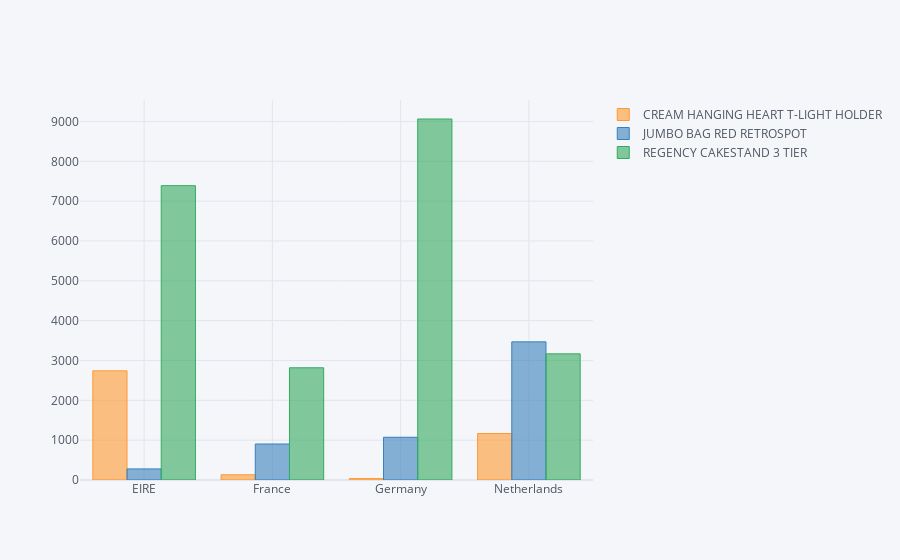

This figure's notebook cell:
### Code cell
df5.iplot(kind="bar")

### Figure 1 — Plotly figure (JSON) as saved in the notebook; plotly's stock layout.template omitted (floating-point values rounded to 4 significant figures)
{"data": [{"marker": {"color": "rgba(255, 153, 51, 0.6)", "line": {"color": "rgba(255, 153, 51, 1.0)", "width": 1}}, "name": "CREAM HANGING HEART T-LIGHT HOLDER", "orientation": "v", "text": "", "type": "bar", "x": ["EIRE", "France", "Germany", "Netherlands"], "y": [2741.0, 131.8, 35.4, 1167]}, {"marker": {"color": "rgba(55, 128, 191, 0.6)", "line": {"color": "rgba(55, 128, 191, 1.0)", "width": 1}}, "name": "JUMBO BAG RED RETROSPOT", "orientation": "v", "text": "", "type": "bar", "x": ["EIRE", "France", "Germany", "Netherlands"], "y": [278.7, 903.4, 1073.0, 3468]}, {"marker": {"color": "rgba(50, 171, 96, 0.6)", "line": {"color": "rgba(50, 171, 96, 1.0)", "width": 1}}, "name": "REGENCY CAKESTAND 3 TIER", "orientation": "v", "text": "", "type": "bar", "x": ["EIRE", "France", "Germany", "Netherlands"], "y": [7389.0, 2817.0, 9062.0, 3166.0]}], "layout": {"legend": {"bgcolor": "#F5F6F9", "font": {"color": "#4D5663"}}, "paper_bgcolor": "#F5F6F9", "plot_bgcolor": "#F5F6F9", "title": {"font": {"color": "#4D5663"}}, "xaxis": {"gridcolor": "#E1E5ED", "showgrid": true, "tickfont": {"color": "#4D5663"}, "title": {"font": {"color": "#4D5663"}, "text": ""}, "zerolinecolor": "#E1E5ED"}, "yaxis": {"gridcolor": "#E1E5ED", "showgrid": true, "tickfont": {"color": "#4D5663"}, "title": {"font": {"color": "#4D5663"}, "text": ""}, "zerolinecolor": "#E1E5ED"}}}
